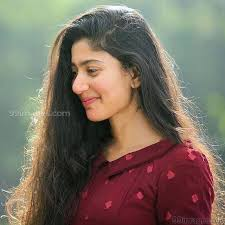
#> input picture photo.jpg, 225 x 225 px
$ python OpenCv_P3_ROT.py
#> lines starting #> are read from the running program, lines starting #| are printed output that depends on the picture
from cv2 import cv2
import numpy as np
img = cv2.imread('photo.jpg')
#> img is the input picture: shape (225, 225, 3); mean B, G, R 95.5, 107.9, 121.2
height , width = img.shape[:2]
#> height = 225; width = 225
print(height,width)
#| 225 225
r_matrix = cv2.getRotationMatrix2D((height/2,width/2) , 90 ,.5)
r_image = cv2.warpAffine(img , r_matrix , (height, width))
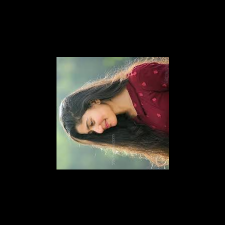
#> r_image: shape (225, 225, 3); mean B, G, R 23.9, 27, 30.3
cv2.imshow('orig', img)
cv2.waitKey(0)
cv2.imshow('rotated', r_image)
cv2.waitKey(0)
# cv2.destroyAllWindows()

#    #Method 2 Using transpose(It doesn't rotate image , it just mirrors the image along x=y)
from cv2 import cv2
t_img = cv2.transpose(img)
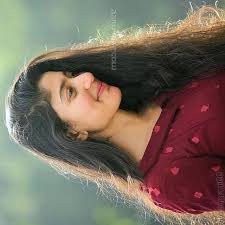
#> t_img: shape (225, 225, 3); mean B, G, R 95.5, 107.9, 121.2
cv2.imshow('transposed',t_img)
cv2.waitKey(0)
cv2.destroyAllWindows()
